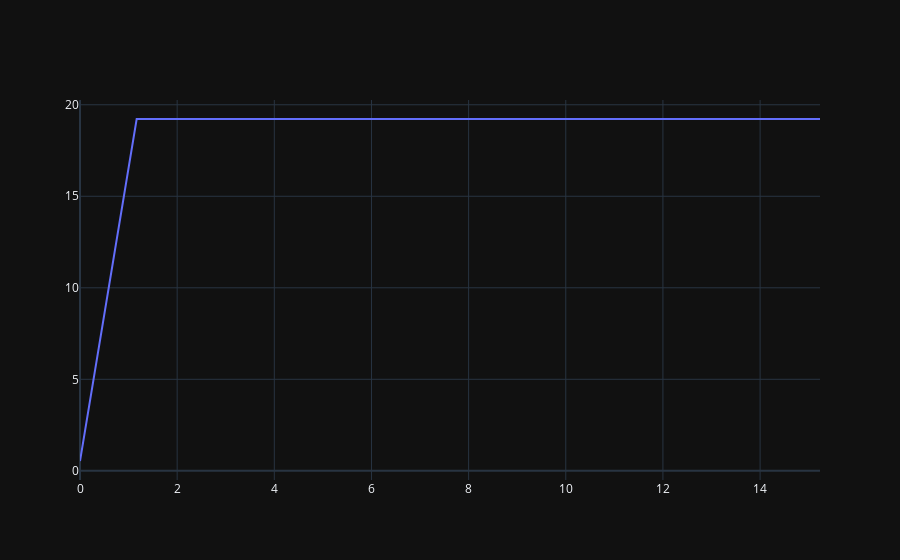

The notebook cell saved with this chart:
### Code cell
total_frames = last_frame - first_frame # total frames. framerate is 30fps
delta_t = 1/30

velocity: float = 0

x_data = []
y_data = []

def accelerate(speedyness: float):
    air_fric_newton = 0.5 * density_air * speedyness**2 * 0.47 * frontal_area # air friction in newton

    total_fric = ground_friction_newton + air_friction_newton # total friction in newton
    
    accel: float = total_fric / weight
    
    return accel

accelerating = True

for i in range(total_frames):
    if accelerating:
        acceleration = accelerate(velocity) # acceleration in m/s
        velocity += acceleration + delta_t
        if velocity > speed:
            velocity = speed
            accelerating = False
    
    y_data.append(velocity)
    x_data.append(i*delta_t)
    
graph = [go.Scatter(
    x=x_data,
    y=y_data,
)]

iplot(graph)

### Figure 1 — Plotly figure (JSON) as saved in the notebook; plotly's stock layout.template omitted (floating-point values rounded to 4 significant figures; data arrays with more than 128 entries replaced by an {"elided": "..."} marker saying what was removed)
{"data": [{"x": {"elided": "458 float values"}, "y": {"elided": "458 float values"}, "type": "scatter"}], "layout": {}}
